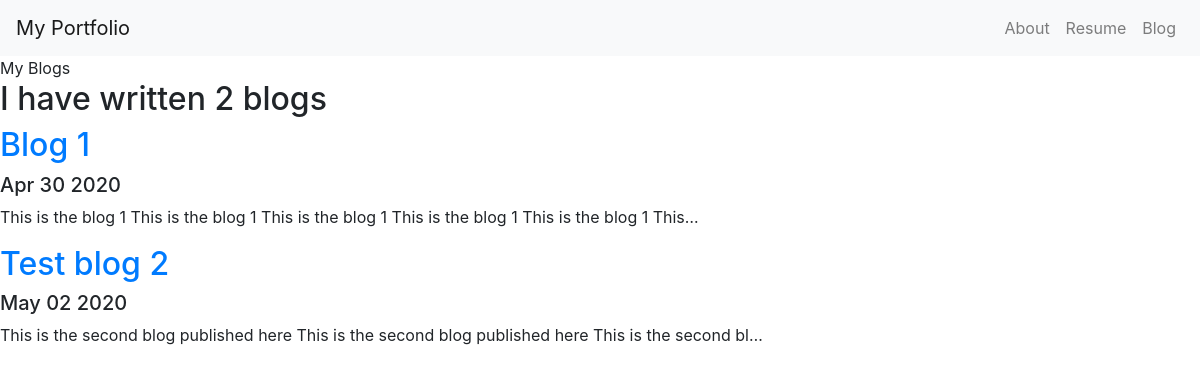
Screenshot of /blog/ with the database file from the repository.
### blog/models.py (models this page shows)
class Blog(models.Model):
    title = models.CharField(max_length=200)
    description = models.TextField()
    date = models.DateField()

### blog/views.py (the view)
# urls.py: path('', views.all_blogs, name="all_blogs"),
def all_blogs(request):
    blogs = Blog.objects.all()
    return render(request, 'blog/all_blogs.html', {'blogs':blogs})

### blog/templates/blog/all_blogs.html
{% extends 'portfolio/base.html' %}
{% block content %}
<h1>My Blogs</h1>
<h2>I have written {{ blogs.count }} blog{{ blogs.count|pluralize }}</h2>
{% for blog in blogs %}
<a href="{% url 'blog:detail' blog.id %}"><h2> {{ blog.title }} </h2></a>
<h5>{{ blog.date|date:'M d Y' }}</h5>
<p>{{ blog.description|striptags|truncatechars:100 }}</p>
{% endfor %}
{% endblock %}

### rows the page displays
Blog: title "Blog 1", date "Apr 30 2020", description "This is the blog 1 This is the blog 1 This is the blog 1 This is the blog 1 This is the blog 1 This…"
Blog: title "Test blog 2", date "May 02 2020", description "This is the second blog published here This is the second blog published here This is the second bl…"

### other values shown
{{ blogs.count }} "2"
